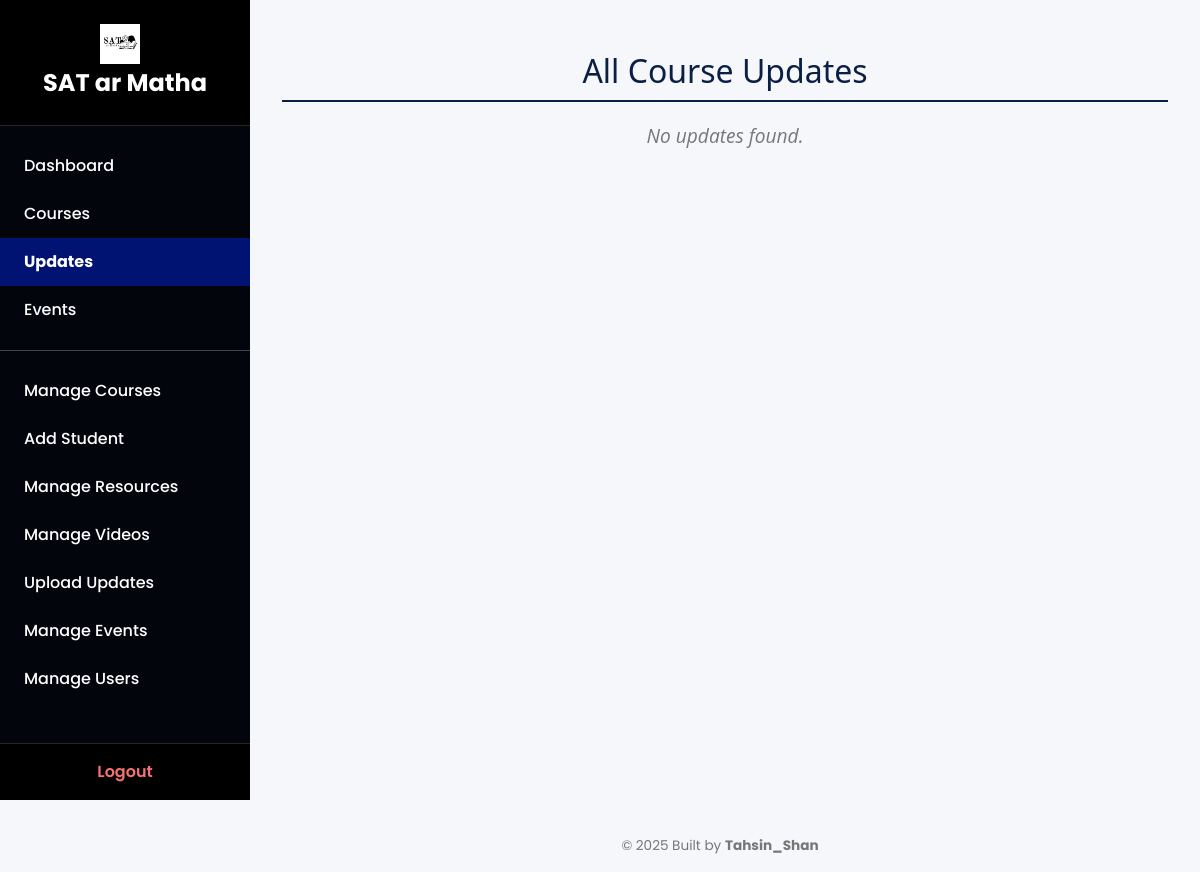
The page /updates (signed in) on the database as committed earlier.
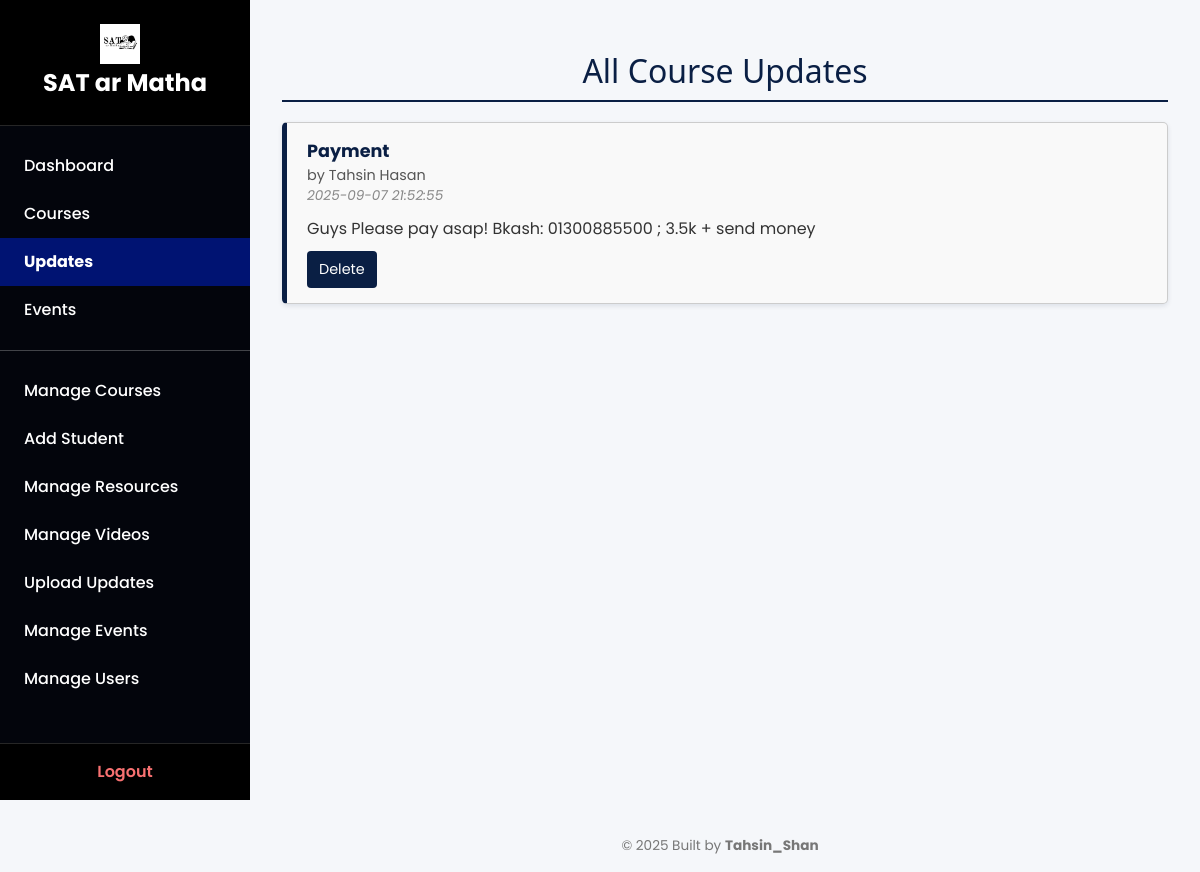
The same page on the database as committed later.
### tables this page shows
CREATE TABLE updates (
        id INTEGER PRIMARY KEY AUTOINCREMENT,
        course_id INTEGER,
        teacher_id INTEGER,
        title TEXT NOT NULL,
        message TEXT,
        created_at TEXT DEFAULT CURRENT_TIMESTAMP,
        FOREIGN KEY(course_id) REFERENCES courses(id) ON DELETE CASCADE,
        FOREIGN KEY(teacher_id) REFERENCES users(id) ON DELETE CASCADE
    );

CREATE TABLE users (
        id INTEGER PRIMARY KEY AUTOINCREMENT,
        name TEXT NOT NULL,
        role TEXT NOT NULL,
        id_num TEXT,
        roll TEXT,
        reg_no TEXT,
        photo TEXT,
        phone TEXT,
        password_hash TEXT NOT NULL
    );

### app.py (the view)
@app.route('/updates')
@login_required
def updates():
    conn = get_db_connection()
    c = conn.cursor()
    role = session.get('role')
    user_id = session.get('user_id')
    if role == 'student':
        c.execute('''
            SELECT updates.id, updates.message, updates.created_at, updates.teacher_id,
                   users.name, updates.title
            FROM updates
            JOIN users ON updates.teacher_id = users.id
            JOIN enrollments ON enrollments.course_id = updates.course_id
            WHERE enrollments.student_id = ?
            ORDER BY updates.created_at DESC
        ''', (user_id,))
    else:
        c.execute('''
            SELECT updates.id, updates.message, updates.created_at, updates.teacher_id,
                   users.name, updates.title
            FROM updates
            JOIN users ON updates.teacher_id = users.id
            ORDER BY updates.created_at DESC
        ''')
    updates = c.fetchall()
    conn.close()
    return render_template('updates.html', updates=updates)

### app.py (called while the page is built)
def get_db_connection():
    conn = sqlite3.connect('database.db')
    conn.row_factory = sqlite3.Row
    return conn

def login_required(f):
    @wraps(f)
    def decorated_function(*args, **kwargs):
        if 'user_id' not in session:
            return redirect(url_for('login'))
        return f(*args, **kwargs)
    return decorated_function

@app.context_processor
def inject_user_role():
    return dict(role=session.get('role'))

@app.context_processor
def inject_user_role():
    return dict(role=session.get('role'))

### templates/updates.html (shortened to what this page needs)
{% extends 'dashboard_base.html' %}
{% block content %}
<h2>All Course Updates</h2>
{% for update in updates %}
  <div class="update-container">
    <div class="update-title">{{ update[5] }}</div>
    <div class="update-author">by {{ update[4] }}</div>
    <div class="update-timestamp">{{ update[2] }}</div>
    <div class="update-content">{{ update[1] }}</div>
    {% if role == 'admin' or (role == 'teacher' and update[3] == session['user_id']) %}
    <form method="POST" action="{{ url_for('delete_update', update_id=update[0]) }}" class="update-form" onsubmit="return confirm('Are you sure you want to delete this update?');">
      <button type="submit">Delete</button>
    </form>
    {% endif %}
  </div>
{% else %}
  <p class="no-updates">No updates found.</p>
{% endfor %}
{% endblock %}

Rows that differ between the two databases and show on the page:
added updates: title "Payment", name "Tahsin Hasan", created_at "2025-09-07 21:52:55", message "Guys Please pay asap! Bkash: 01300885500 ; 3.5k + send money"
Other text that changed with them:
text no longer shown: "No updates found."
